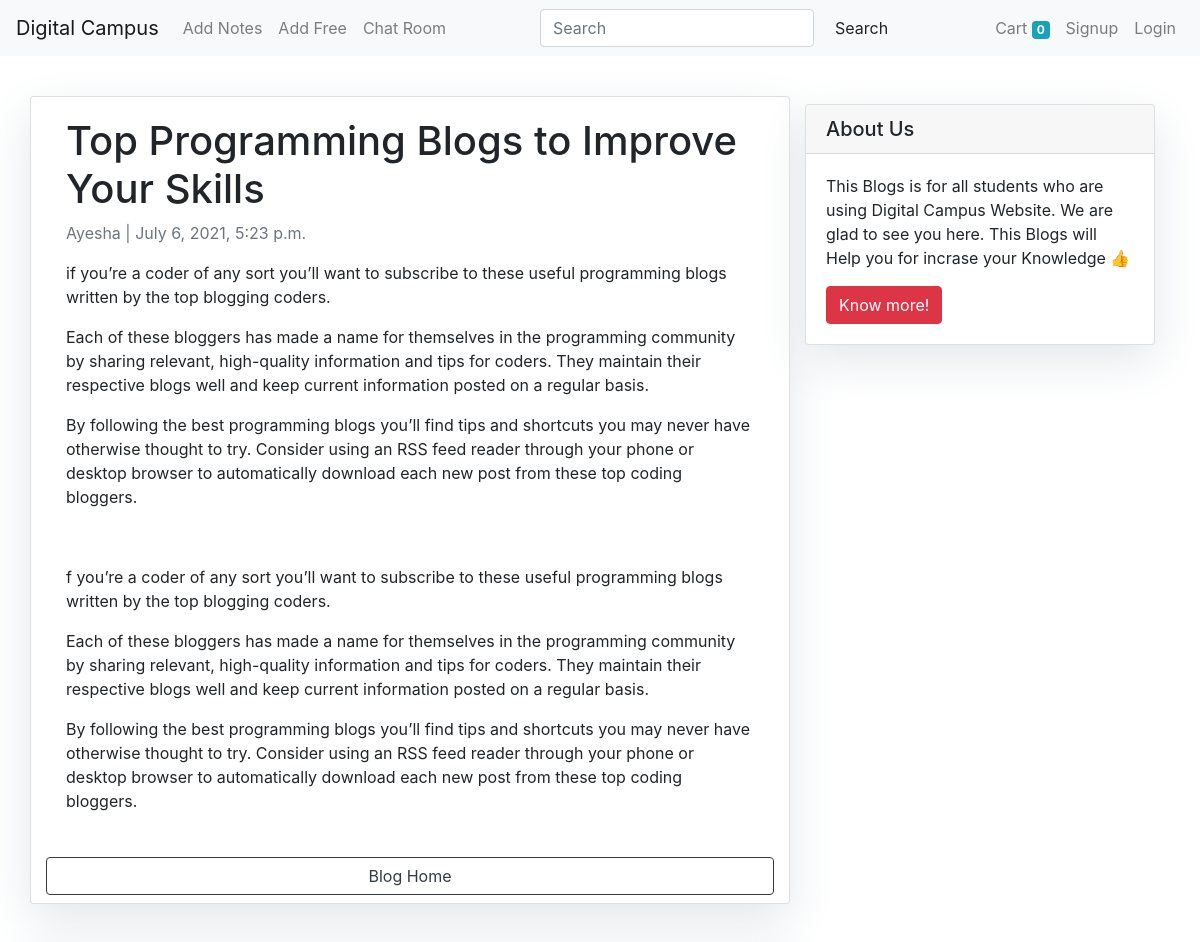
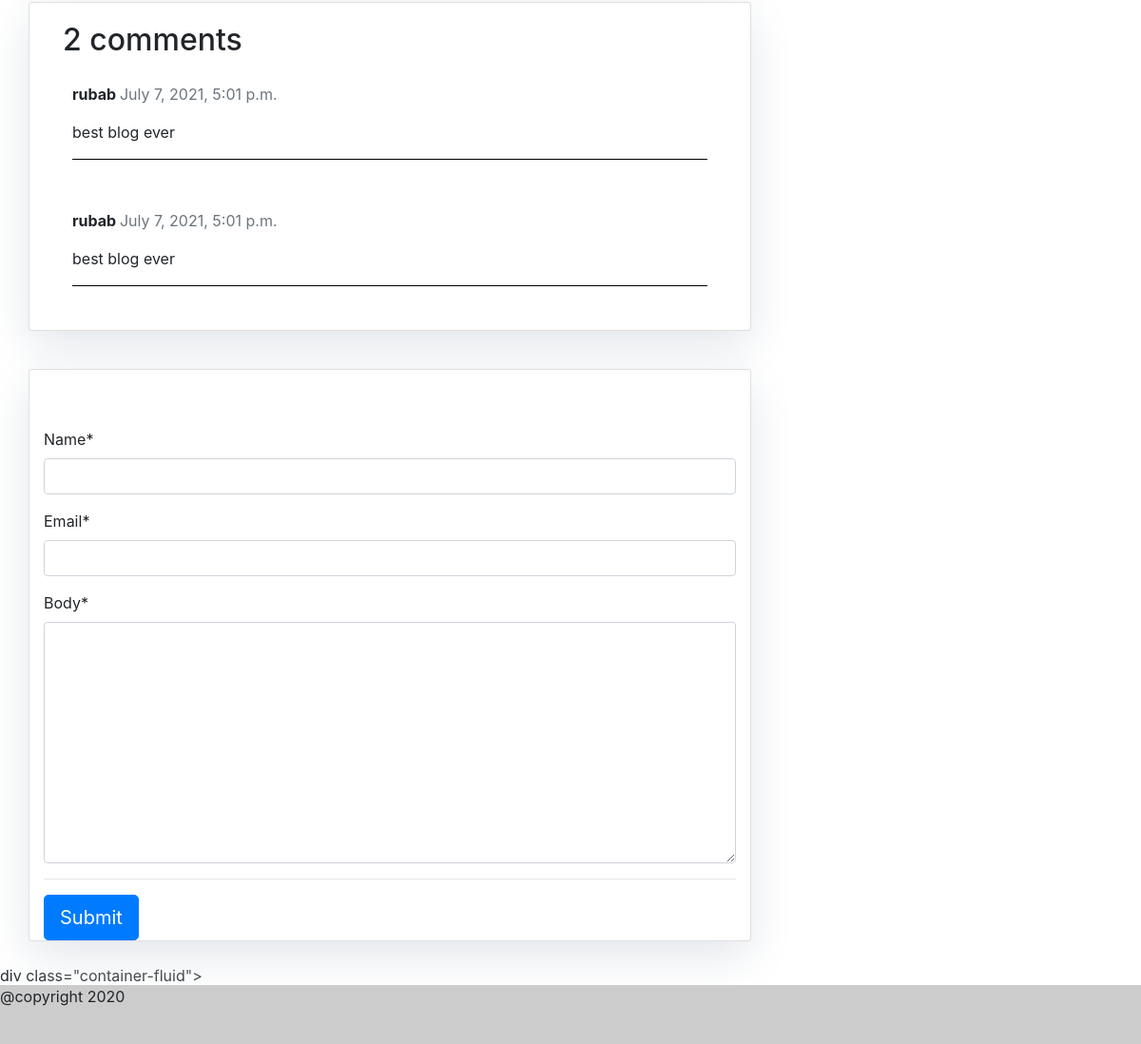
The app's page /blog/math/ with its own data (2 pictures, top to bottom).
### blog/models.py (models this page shows, shortened)
class Post(models.Model):
    title = models.CharField(max_length=2000, unique=True)
    slug = models.SlugField(max_length=200, unique=True)
    author = models.ForeignKey(User, on_delete= models.CASCADE,related_name='blog_posts')
    updated_on = models.DateTimeField(auto_now= True)
    content =RichTextField(blank = True ,  null = True)
    created_on = models.DateTimeField(auto_now_add=True)
    status = models.IntegerField(choices=STATUS, default=0)
    class Meta:
        ordering = ['-created_on']

class Comment(models.Model):
    post = models.ForeignKey(Post,on_delete=models.CASCADE,related_name='comments')
    name = models.CharField(max_length=80)
    email = models.EmailField()
    body = models.TextField()
    created_on = models.DateTimeField(auto_now_add=True)
    active = models.BooleanField(default=True)
    class Meta:
        ordering = ['created_on']

### blog/views.py (the view)
# urls.py: path('<slug:slug>/', views.post_detail, name='post_detail'),
def post_detail(request, slug):
    template_name = 'post_detail.html'
    post = get_object_or_404(Post, slug=slug)
    comments = post.comments.filter(active=True)
    new_comment = None
    if request.method == 'POST':
        comment_form = CommentForm(data=request.POST)
        if comment_form.is_valid():
            new_comment = comment_form.save(commit=False)
            new_comment.post = post
            new_comment.save()
    else:
        comment_form = CommentForm()
    return render(request, template_name, {'post': post,
                                           'comments': comments,
                                           'new_comment': new_comment,
                                           'comment_form': comment_form})

### blog/forms.py
class CommentForm(forms.ModelForm):
    class Meta:
        model = Comment
        fields = ('name', 'email', 'body')
        widgets = {
             'name' : forms.TextInput(attrs={'class':'form-control',  }),
             'email' : forms.EmailInput(attrs={'class':'form-control',}),
             'body' : forms.Textarea(attrs={'class':'form-control', }),
             }

### blog/templates/post_detail.html (shortened to what this page needs)
{% extends 'base.html' %}
 {% block content %}
{% load crispy_forms_tags %}
<div class="container">
  <div class="row">
    <div class="col-md-8 card mb-4  mt-3 left  top">
      <div class="card-body">
        <h1>{% block title %} {{ post.title }} {% endblock title %}</h1>
        <p class=" text-muted">{{ post.author }} | {{ post.created_on }}</p>
        <p class="card-text ">{{ post.content | safe }}</p>
      </div>
      <a class="btn btn-outline-dark my-2" href="/blog" role="button">Blog Home</a>
    </div>
    {% block sidebar %} {% include 'sidebar.html' %} {% endblock sidebar %}
    <div class="col-md-8 card mb-4  mt-3 ">
      <div class="card-body">
        {% with comments.count as total_comments %}
        <h2>{{ total_comments | safe }} comments</h2>
          {% endwith %} {% for comment in comments %}
        <div class="comments" style="padding: 10px;">
          <p class="font-weight-bold">
            {{ comment.name }}
            <span class=" text-muted font-weight-normal">
              {{ comment.created_on }}
            </span>
          </p>
          {{ comment.body | linebreaks | safe }}
          <hr style="border: none; border-bottom: 1px solid black;">
        </div>
        {% endfor %}
      </div>
    </div>
    <div class="col-md-8 card mb-4  mt-3 ">
      <div class="card-body">
        </div>
       <form method="post" style="margin-top: 1.3em;">
          {{ comment_form | crispy | safe }}
          <hr>
          <button type="submit" class="btn btn-primary  btn-lg">Submit</button>
 </form>
      </div>
    </div>
  </div>
{% endblock %}

### store/static/css/style.css (style rules this page uses)
html { position: relative; min-height: 100%; }
body { margin-bottom: 60px; }

### blog/templates/sidebar.html (style rules this page uses)
.card { box-shadow: 0 16px 48px #E3E7EB; }

### records on screen
Post: title "Top Programming Blogs to Improve Your Skills", author "Ayesha", created_on "July 6, 2021, 5:23 p.m.", content "if you’re a coder of any sort you’ll want to subscribe to these useful programming blogs written by the top blogging coders. Each of these bloggers has made a name for themselves in the programming community by sharing relevant, high-quality information and tips for coders. They maintain their respective blogs well and keep current information posted on a regular basis. By following the best programming blogs you’ll find tips and shortcuts you may never have otherwise thought to try. Consider using an RSS feed reader through your phone or desktop browser to automatically download each new post from these top coding bloggers. f you’re a coder of any sort you’ll want to subscribe to these…"
Comment: name "rubab", created_on "July 7, 2021, 5:01 p.m.", body "best blog ever"
Comment: name "rubab", created_on "July 7, 2021, 5:01 p.m.", body "best blog ever"

### other values on screen
{{ request.session.cart.keys|length }} "0"
{{ total_comments | safe }} "2"
